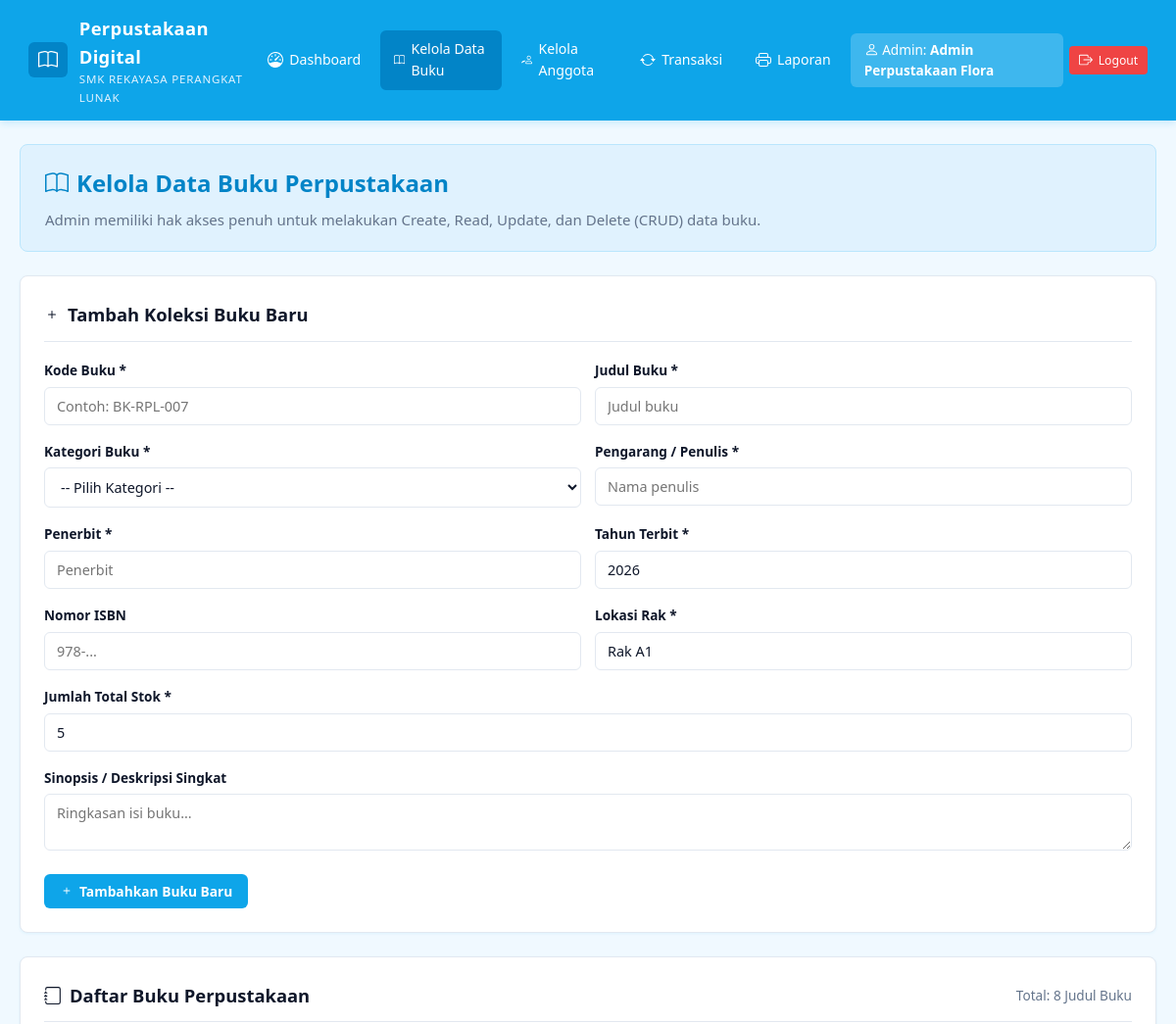
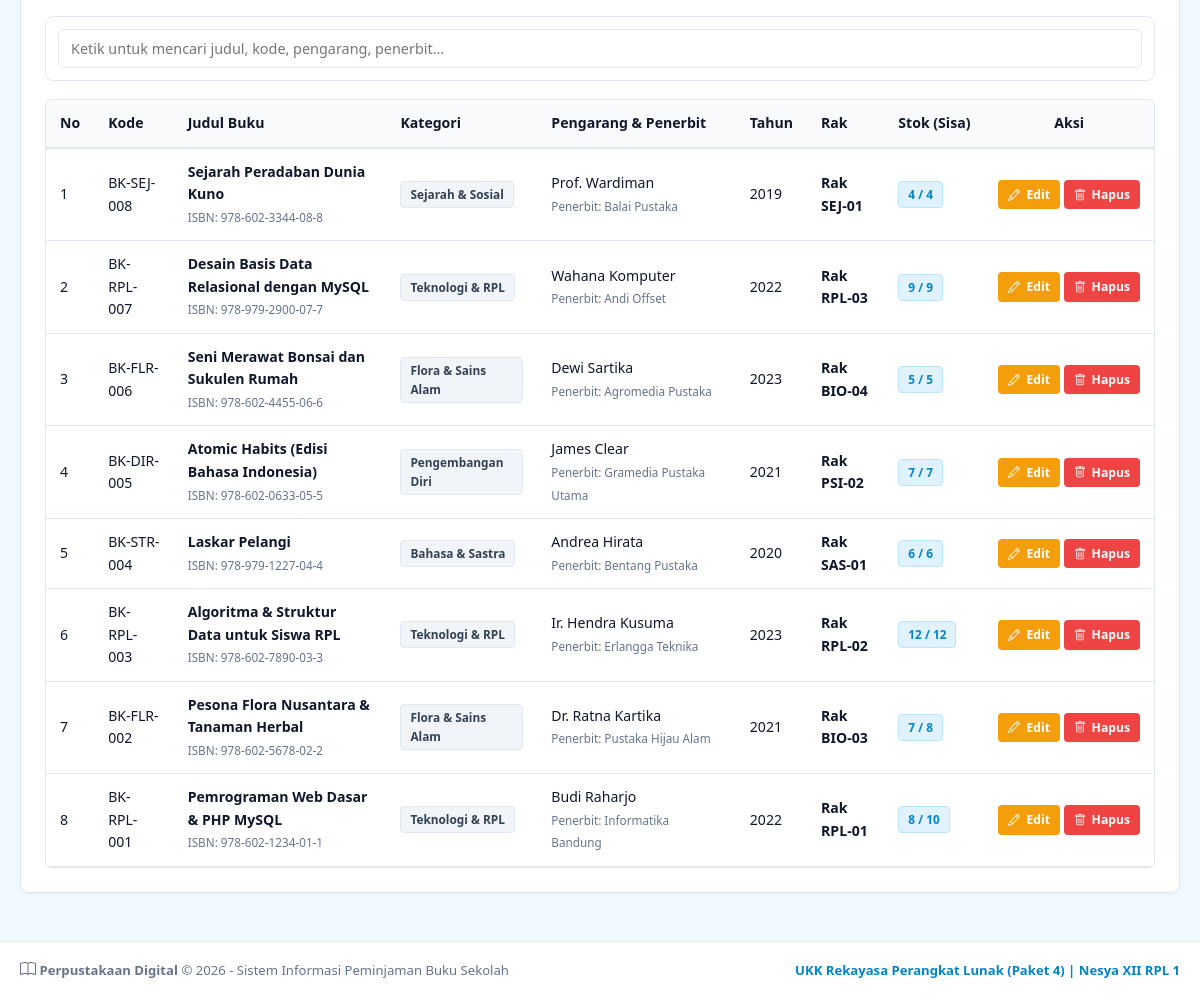
The page /buku.php (signed in) on the database its author committed (2 pictures, top to bottom).
### tables this page shows
CREATE TABLE `buku` (
  `id_buku` INT(11) NOT NULL AUTO_INCREMENT,
  `kode_buku` VARCHAR(20) NOT NULL UNIQUE,
  `judul` VARCHAR(150) NOT NULL,
  `id_kategori` INT(11) NOT NULL,
  `pengarang` VARCHAR(100) NOT NULL,
  `penerbit` VARCHAR(100) NOT NULL,
  `tahun_terbit` INT(4) NOT NULL,
  `isbn` VARCHAR(30) DEFAULT NULL,
  `jumlah_buku` INT(5) NOT NULL DEFAULT 1,
  `sisa_buku` INT(5) NOT NULL DEFAULT 1,
  `lokasi_rak` VARCHAR(30) NOT NULL DEFAULT 'Rak A1',
  `deskripsi` TEXT DEFAULT NULL,
  `gambar` VARCHAR(255) DEFAULT 'default-book.png',
  `created_at` TIMESTAMP NOT NULL DEFAULT CURRENT_TIMESTAMP,
  PRIMARY KEY (`id_buku`),
  KEY `id_kategori` (`id_kategori`),
  CONSTRAINT `fk_buku_kategori` FOREIGN KEY (`id_kategori`) REFERENCES `kategori` (`id_kategori`) ON DELETE CASCADE ON UPDATE CASCADE
);

CREATE TABLE `kategori` (
  `id_kategori` INT(11) NOT NULL AUTO_INCREMENT,
  `nama_kategori` VARCHAR(50) NOT NULL,
  `deskripsi` VARCHAR(255) DEFAULT NULL,
  PRIMARY KEY (`id_kategori`)
);

### includes/fungsi.php (called while the page is built, shortened)
<?php
require_once __DIR__ . '/icons.php';
function e($teks) {
    return htmlspecialchars((string)($teks ?? ''));
}
function q($sql) {
    global $koneksi;
    return mysqli_query($koneksi, $sql);
}
function semua($sql) {
    $hasil = q($sql);
    $data = [];
    if ($hasil) {
        while ($baris = mysqli_fetch_assoc($hasil)) {
            $data[] = $baris;
        }
    }
    return $data;
}

### buku.php (the view, shortened to what this page needs)
<?php
$role          = $_SESSION['level'];
$edit          = null;
$daftar   = semua("SELECT b.*, k.nama_kategori
                   FROM buku b
                   LEFT JOIN kategori k ON b.id_kategori = k.id_kategori
                   ORDER BY b.id_buku DESC");
require_once __DIR__ . '/includes/header.php';
?>
<div class="flora-hero" style="padding: 20px 25px;">
  <h2><?= bi('book', 24); ?> <?= $role === 'admin' ? 'Kelola Data Buku Perpustakaan' : 'Katalog Buku Perpustakaan'; ?></h2>
  <p>
    <?= $role === 'admin'
        ? 'Admin memiliki hak akses penuh untuk melakukan Create, Read, Update, dan Delete (CRUD) data buku.'
        : 'Temukan berbagai referensi buku menarik dan ajukan peminjaman secara digital.'; ?>
  </p>
</div>
<?php if ($role === 'admin'): ?>
  <div class="card">
    <div class="card-header">
      <div class="card-title">
        <?= $edit ? bi('pencil', 16) . ' Edit Data Buku' : bi('plus', 16) . ' Tambah Koleksi Buku Baru'; ?>
      </div>
    </div>
    <form action="buku.php" method="POST">
      <div class="form-row">
        <div class="form-group">
          <label class="form-label" for="kode_buku">Kode Buku *</label>
          <input type="text" name="kode_buku" id="kode_buku" class="form-control"
                 placeholder="Contoh: BK-RPL-007" required value="<?= e($edit['kode_buku'] ?? ''); ?>">
        </div>
        <div class="form-group">
          <label class="form-label" for="judul">Judul Buku *</label>
          <input type="text" name="judul" id="judul" class="form-control"
                 placeholder="Judul buku" required value="<?= e($edit['judul'] ?? ''); ?>">
        </div>
      </div>
      <div class="form-row">
        <div class="form-group">
          <label class="form-label" for="id_kategori">Kategori Buku *</label>
          <select name="id_kategori" id="id_kategori" class="form-control" required>
            <option value="">-- Pilih Kategori --</option>
          </select>
        </div>
        <div class="form-group">
          <label class="form-label" for="pengarang">Pengarang / Penulis *</label>
          <input type="text" name="pengarang" id="pengarang" class="form-control"
                 placeholder="Nama penulis" required value="<?= e($edit['pengarang'] ?? ''); ?>">
        </div>
      </div>
      <div class="form-row">
        <div class="form-group">
          <label class="form-label" for="penerbit">Penerbit *</label>
          <input type="text" name="penerbit" id="penerbit" class="form-control"
                 placeholder="Penerbit" required value="<?= e($edit['penerbit'] ?? ''); ?>">
        </div>
        <div class="form-group">
          <label class="form-label" for="tahun_terbit">Tahun Terbit *</label>
          <input type="number" name="tahun_terbit" id="tahun_terbit" class="form-control"
                 min="1990" max="2099" required value="<?= e($edit['tahun_terbit'] ?? date('Y')); ?>">
        </div>
      </div>
      <div class="form-row">
        <div class="form-group">
          <label class="form-label" for="isbn">Nomor ISBN</label>
          <input type="text" name="isbn" id="isbn" class="form-control"
                 placeholder="978-..." value="<?= e($edit['isbn'] ?? ''); ?>">
        </div>
        <div class="form-group">
          <label class="form-label" for="lokasi_rak">Lokasi Rak *</label>
          <input type="text" name="lokasi_rak" id="lokasi_rak" class="form-control"
                 placeholder="Contoh: Rak A1" required value="<?= e($edit['lokasi_rak'] ?? 'Rak A1'); ?>">
        </div>
      </div>
      <div class="form-row">
        <div class="form-group">
          <label class="form-label" for="jumlah_buku">Jumlah Total Stok *</label>
          <input type="number" name="jumlah_buku" id="jumlah_buku" class="form-control"
                 min="1" required value="<?= e($edit['jumlah_buku'] ?? 5); ?>">
        </div>
      </div>
      <div class="form-group">
        <label class="form-label" for="deskripsi">Sinopsis / Deskripsi Singkat</label>
        <textarea name="deskripsi" id="deskripsi" rows="2" class="form-control"
                  placeholder="Ringkasan isi buku..."><?= e($edit['deskripsi'] ?? ''); ?></textarea>
      </div>
      <div style="margin-top: 10px;">
        <?php if ($edit): ?>
          <button type="submit" name="edit_buku" class="btn btn-warning">
            <?= bi('pencil', 14); ?> Simpan Perubahan Buku
          </button>
        <?php else: ?>
          <button type="submit" name="tambah_buku" class="btn btn-primary">
            <?= bi('plus', 14); ?> Tambahkan Buku Baru
          </button>
        <?php endif; ?>
      </div>
    </form>
  </div>
<?php endif; ?>
<div class="card">
  <div class="card-header">
    <div class="card-title"><?= bi('journal', 18); ?> Daftar Buku Perpustakaan</div>
    <span style="font-size: 0.85rem; color: var(--text-muted);">
      Total: <?= count($daftar); ?> Judul Buku
    </span>
  </div>
  <div class="filter-bar">
    <div class="search-input-wrapper">
      <input type="text" id="tableSearch" class="form-control"
             placeholder="Ketik untuk mencari judul, kode, pengarang, penerbit...">
    </div>
  </div>
  <div class="table-responsive">
    <table class="live-table">
      <thead>
        <tr>
          <th>No</th>
          <th>Kode</th>
          <th>Judul Buku</th>
          <th>Kategori</th>
          <th>Pengarang & Penerbit</th>
          <th>Tahun</th>
          <th>Rak</th>
          <th>Stok (Sisa)</th>
          <th style="text-align: center;">Aksi</th>
        </tr>
      </thead>
      <tbody>
        <?php if (!$daftar): ?>
          <tr>
            <td colspan="9" style="text-align: center; color: var(--text-muted); padding: 25px;">
              Belum ada data buku yang tersimpan.
            </td>
          </tr>
        <?php else: $no = 1; foreach ($daftar as $b): ?>
          <tr>
            <td><?= $no++; ?></td>
            <td><code><?= e($b['kode_buku']); ?></code></td>
            <td>
              <strong><?= e($b['judul']); ?></strong>
              <?php if ($b['isbn']): ?>
                <br><small style="color: var(--text-muted);">ISBN: <?= e($b['isbn']); ?></small>
              <?php endif; ?>
            </td>
            <td><span class="badge badge-menunggu"><?= e($b['nama_kategori'] ?? 'Umum'); ?></span></td>
            <td>
              <?= e($b['pengarang']); ?><br>
              <small style="color: var(--text-muted);">Penerbit: <?= e($b['penerbit']); ?></small>
            </td>
            <td><?= $b['tahun_terbit']; ?></td>
            <td><strong><?= e($b['lokasi_rak']); ?></strong></td>
            <td>
              <span class="badge <?= $b['sisa_buku'] > 0 ? 'badge-dikembalikan' : 'badge-ditolak'; ?>">
                <?= $b['sisa_buku']; ?> / <?= $b['jumlah_buku']; ?>
              </span>
            </td>
            <td style="text-align: center; white-space: nowrap;">
              <?php if ($role === 'admin'): ?>
                <a href="buku.php?aksi=edit&id=<?= $b['id_buku']; ?>" class="btn btn-warning btn-sm">
                  <?= bi('pencil', 12); ?> Edit
                </a>
                <a href="buku.php?aksi=hapus&id=<?= $b['id_buku']; ?>" class="btn btn-danger btn-sm"
                   onclick="return confirm('Hapus buku ini?');">
                  <?= bi('trash', 12); ?> Hapus
                </a>
              <?php elseif ($b['sisa_buku'] > 0): ?>
                <a href="pinjam.php?id_buku=<?= $b['id_buku']; ?>" class="btn btn-primary btn-sm">
                  <?= bi('download', 12); ?> Pinjam
                </a>
              <?php else: ?>
                <button class="btn btn-outline btn-sm" disabled>Habis</button>
              <?php endif; ?>
            </td>
          </tr>
        <?php endforeach; endif; ?>
      </tbody>
    </table>
  </div>
</div>
<?php require_once __DIR__ . '/includes/footer.php'; ?>

### includes/icons.php (shortened to what this page needs)
<?php
function bi($name, $size = 16, $class = '') {
    $class_attr = $class ? ' ' . htmlspecialchars($class) : '';
    $style = "width: {$size}px; height: {$size}px; vertical-align: -0.15em; fill: currentColor; display: inline-block;";
    switch ($name) {
        case 'book':
        case 'buku':
            return '<svg class="bi' . $class_attr . '" style="' . $style . '" viewBox="0 0 16 16"><path d="M1 2.828c.885-.37 2.154-.769 3.388-.893 1.33-.134 2.458.063 3.112.752v9.746c-.935-.53-2.12-.603-3.213-.493-1.18.12-2.37.461-3.287.811V2.828zm7.5-.141c.654-.689 1.782-.886 3.112-.752 1.234.124 2.503.523 3.388.893v9.923c-.918-.35-2.107-.692-3.287-.81-1.094-.111-2.278-.039-3.213.492V2.687zM8 1.783C7.015.936 5.587.81 4.287.94c-1.514.153-3.042.672-3.994 1.105A.5.5 0 0 0 0 2.5v11a.5.5 0 0 0 .707.455c.882-.4 2.303-.881 3.68-1.02 1.409-.142 2.59.087 3.223.877a.5.5 0 0 0 .78 0c.633-.79 1.814-1.019 3.222-.877 1.378.139 2.8.62 3.681 1.02A.5.5 0 0 0 16 13.5v-11a.5.5 0 0 0-.293-.455c-.952-.433-2.48-.952-3.994-1.105C10.413.809 8.985.936 8 1.783z"/></svg>';
        case 'journal':
            return '<svg class="bi' . $class_attr . '" style="' . $style . '" viewBox="0 0 16 16"><path d="M3 0h10a2 2 0 0 1 2 2v12a2 2 0 0 1-2 2H3a2 2 0 0 1-2-2v-1h1v1a1 1 0 0 0 1 1h10a1 1 0 0 0 1-1V2a1 1 0 0 0-1-1H3a1 1 0 0 0-1 1v1H1V2a2 2 0 0 1 2-2z"/><path d="M1 5v-.5a.5.5 0 0 1 1 0V5h.5a.5.5 0 0 1 0 1h-2a.5.5 0 0 1 0-1H1zm0 3v-.5a.5.5 0 0 1 1 0V8h.5a.5.5 0 0 1 0 1h-2a.5.5 0 0 1 0-1H1zm0 3v-.5a.5.5 0 0 1 1 0v.5h.5a.5.5 0 0 1 0 1h-2a.5.5 0 0 1 0-1H1z"/></svg>';
        case 'dashboard':
        case 'speedometer':
            return '<svg class="bi' . $class_attr . '" style="' . $style . '" viewBox="0 0 16 16"><path d="M8 2a.5.5 0 0 1 .5.5V4a.5.5 0 0 1-1 0V2.5A.5.5 0 0 1 8 2zM3.732 3.732a.5.5 0 0 1 .707 0l.915.914a.5.5 0 1 1-.708.708l-.914-.915a.5.5 0 0 1 0-.707zM2 8a.5.5 0 0 1 .5-.5h1.586a.5.5 0 0 1 0 1H2.5A.5.5 0 0 1 2 8zm9.5 0a.5.5 0 0 1 .5-.5h1.5a.5.5 0 0 1 0 1H12a.5.5 0 0 1-.5-.5zm.754-4.246a.389.389 0 0 0-.527-.02L7.547 7.31A.91.91 0 1 0 8.85 8.569l3.434-4.297a.389.389 0 0 0-.029-.518z"/><path fill-rule="evenodd" d="M6.664 15.889A8 8 0 1 1 9.336.11a8 8 0 0 1-2.672 15.78zm-4.665-4.283A11.945 11.945 0 0 1 8 10c2.186 0 4.236.585 6.001 1.606a7 7 0 1 0-12.002 0z"/></svg>';
        case 'people':
        case 'anggota':
            return '<svg class="bi' . $class_attr . '" style="' . $style . '" viewBox="0 0 16 16"><path d="M15 14s1 0 1-1-1-4-5-4-5 3-5 4 1 1 1 1h8Zm-7.978-1A.261.261 0 0 1 7 12.996c.001-.264.167-1.03.76-1.72C8.312 10.629 9.282 10 11 10c1.717 0 2.687.63 3.24 1.276.593.69.758 1.457.76 1.72l-.008.002a.274.274 0 0 1-.014.002H7.022ZM11 7a2 2 0 1 0 0-4 2 2 0 0 0 0 4Zm3-2a3 3 0 1 1-6 0 3 3 0 0 1 6 0ZM6.936 9.28a5.88 5.88 0 0 0-1.23-.247A7.35 7.35 0 0 0 5 9c-4 0-5 3-5 4 1 1 1 1h4.216A2.238 2.238 0 0 1 5 13c0-1.01.377-2.042 1.09-2.904.243-.294.526-.569.846-.816ZM4.92 10A5.493 5.493 0 0 0 4 13H1c0-.26.164-1.03.76-1.724.545-.636 1.492-1.256 3.16-1.275ZM1.5 5.5a3 3 0 1 1 6 0 3 3 0 0 1-6 0Zm3-2a2 2 0 1 0 0 4 2 2 0 0 0 0-4Z"/></svg>';
        case 'person':
        case 'user':
            return '<svg class="bi' . $class_attr . '" style="' . $style . '" viewBox="0 0 16 16"><path d="M8 8a3 3 0 1 0 0-6 3 3 0 0 0 0 6Zm2-3a2 2 0 1 1-4 0 2 2 0 0 1 4 0Zm4 8c0 1-1 1-1 1H3s-1 0-1-1 1-4 6-4 6 3 6 4Zm-1-.004c-.001-.246-.154-.986-.832-1.664C11.516 10.68 10.289 10 8 10c-2.29 0-3.516.68-4.168 1.332-.678.678-.83 1.418-.832 1.664h10Z"/></svg>';
        case 'arrow-repeat':
        case 'transaksi':
            return '<svg class="bi' . $class_attr . '" style="' . $style . '" viewBox="0 0 16 16"><path d="M11.534 7h3.932a.25.25 0 0 1 .192.41l-1.966 2.36a.25.25 0 0 1-.384 0l-1.966-2.36a.25.25 0 0 1 .192-.41zm-11 2h3.932a.25.25 0 0 0 .192-.41L2.692 6.23a.25.25 0 0 0-.384 0L.342 8.59A.25.25 0 0 0 .534 9z"/><path fill-rule="evenodd" d="M8 3c-1.552 0-2.94.707-3.857 1.818a.5.5 0 1 1-.771-.636A6.002 6.002 0 0 1 13.917 7H12.9A5.002 5.002 0 0 0 8 3zM3.1 9a5.002 5.002 0 0 0 8.757 2.182.5.5 0 1 1 .771.636A6.002 6.002 0 0 1 2.083 9H3.1z"/></svg>';
        case 'printer':
        case 'laporan':
            return '<svg class="bi' . $class_attr . '" style="' . $style . '" viewBox="0 0 16 16"><path d="M2.5 8a.5.5 0 1 0 0-1 .5.5 0 0 0 0 1z"/><path d="M5 1a2 2 0 0 0-2 2v2H2a2 2 0 0 0-2 2v3a2 2 0 0 0 2 2h1v1a2 2 0 0 0 2 2h6a2 2 0 0 0 2-2v-1h1a2 2 0 0 0 2-2V7a2 2 0 0 0-2-2h-1V3a2 2 0 0 0-2-2H5zM4 3a1 1 0 0 1 1-1h6a1 1 0 0 1 1 1v2H4V3zm1 5a2 2 0 0 0-2 2v1H2a1 1 0 0 1-1-1V7a1 1 0 0 1 1-1h12a1 1 0 0 1 1 1v3a1 1 0 0 1-1 1h-1v-1a2 2 0 0 0-2-2H5zm7 2v3a1 1 0 0 1-1 1H5a1 1 0 0 1-1-1v-3a1 1 0 0 1 1-1h6a1 1 0 0 1 1 1z"/></svg>';
        case 'box-arrow-right':
        case 'logout':
            return '<svg class="bi' . $class_attr . '" style="' . $style . '" viewBox="0 0 16 16"><path fill-rule="evenodd" d="M10 12.5a.5.5 0 0 1-.5.5h-8a.5.5 0 0 1-.5-.5v-9a.5.5 0 0 1 .5-.5h8a.5.5 0 0 1 .5.5v2a.5.5 0 0 0 1 0v-2A1.5 1.5 0 0 0 9.5 2h-8A1.5 1.5 0 0 0 0 3.5v9A1.5 1.5 0 0 0 1.5 14h8a1.5 1.5 0 0 0 1.5-1.5v-2a.5.5 0 0 0-1 0v2z"/><path fill-rule="evenodd" d="M15.854 8.354a.5.5 0 0 0 0-.708l-3-3a.5.5 0 0 0-.708.708L14.293 7.5H5.5a.5.5 0 0 0 0 1h8.793l-2.147 2.146a.5.5 0 0 0 .708.708l3-3z"/></svg>';
        case 'plus':
        case 'tambah':
            return '<svg class="bi' . $class_attr . '" style="' . $style . '" viewBox="0 0 16 16"><path d="M8 4a.5.5 0 0 1 .5.5v3h3a.5.5 0 0 1 0 1h-3v3a.5.5 0 0 1-1 0v-3h-3a.5.5 0 0 1 0-1h3v-3A.5.5 0 0 1 8 4z"/></svg>';
        case 'pencil':
        case 'edit':
            return '<svg class="bi' . $class_attr . '" style="' . $style . '" viewBox="0 0 16 16"><path d="M12.146.146a.5.5 0 0 1 .708 0l3 3a.5.5 0 0 1 0 .708l-10 10a.5.5 0 0 1-.168.11l-5 2a.5.5 0 0 1-.65-.65l2-5a.5.5 0 0 1 .11-.168l10-10zM11.207 2.5 13.5 4.793 14.793 3.5 12.5 1.207 11.207 2.5zm1.586 3L10.5 3.207 4 9.707V10h.5a.5.5 0 0 1 .5.5v.5h.5a.5.5 0 0 1 .5.5v.5h.293l6.5-6.5zm-9.761 5.175-.106.106-1.528 3.821 3.821-1.528.106-.106A.5.5 0 0 1 5 12.5V12h-.5a.5.5 0 0 1-.5-.5V11h-.5a.5.5 0 0 1-.468-.325z"/></svg>';
        case 'trash':
        case 'hapus':
            return '<svg class="bi' . $class_attr . '" style="' . $style . '" viewBox="0 0 16 16"><path d="M5.5 5.5A.5.5 0 0 1 6 6v6a.5.5 0 0 1-1 0V6a.5.5 0 0 1 .5-.5zm2.5 0a.5.5 0 0 1 .5.5v6a.5.5 0 0 1-1 0V6a.5.5 0 0 1 .5-.5zm3 .5a.5.5 0 0 0-1 0v6a.5.5 0 0 0 1 0V6z"/><path fill-rule="evenodd" d="M14.5 3a1 1 0 0 1-1 1H13v9a2 2 0 0 1-2 2H5a2 2 0 0 1-2-2V4h-.5a1 1 0 0 1-1-1V2a1 1 0 0 1 1-1H6a1 1 0 0 1 1-1h2a1 1 0 0 1 1 1h3.5a1 1 0 0 1 1 1v1zM4.118 4 4 4.059V13a1 1 0 0 0 1 1h6a1 1 0 0 0 1-1V4.059L11.882 4H4.118zM2.5 3V2h11v1h-11z"/></svg>';
    }
}
?>

### rows shown on the page
buku: kode_buku "BK-SEJ-008", judul "Sejarah Peradaban Dunia Kuno", isbn "978-602-3344-08-8", id_kategori.nama_kategori "Sejarah & Sosial", pengarang "Prof. Wardiman", penerbit "Balai Pustaka", tahun_terbit "2019", lokasi_rak "Rak SEJ-01", sisa_buku "4", jumlah_buku "4"
buku: kode_buku "BK-RPL-007", judul "Desain Basis Data Relasional dengan MySQL", isbn "978-979-2900-07-7", id_kategori.nama_kategori "Teknologi & RPL", pengarang "Wahana Komputer", penerbit "Andi Offset", tahun_terbit "2022", lokasi_rak "Rak RPL-03", sisa_buku "9", jumlah_buku "9"
buku: kode_buku "BK-FLR-006", judul "Seni Merawat Bonsai dan Sukulen Rumah", isbn "978-602-4455-06-6", id_kategori.nama_kategori "Flora & Sains Alam", pengarang "Dewi Sartika", penerbit "Agromedia Pustaka", tahun_terbit "2023", lokasi_rak "Rak BIO-04", sisa_buku "5", jumlah_buku "5"
buku: kode_buku "BK-DIR-005", judul "Atomic Habits (Edisi Bahasa Indonesia)", isbn "978-602-0633-05-5", id_kategori.nama_kategori "Pengembangan Diri", pengarang "James Clear", penerbit "Gramedia Pustaka Utama", tahun_terbit "2021", lokasi_rak "Rak PSI-02", sisa_buku "7", jumlah_buku "7"
buku: kode_buku "BK-STR-004", judul "Laskar Pelangi", isbn "978-979-1227-04-4", id_kategori.nama_kategori "Bahasa & Sastra", pengarang "Andrea Hirata", penerbit "Bentang Pustaka", tahun_terbit "2020", lokasi_rak "Rak SAS-01", sisa_buku "6", jumlah_buku "6"
buku: kode_buku "BK-RPL-003", judul "Algoritma & Struktur Data untuk Siswa RPL", isbn "978-602-7890-03-3", id_kategori.nama_kategori "Teknologi & RPL", pengarang "Ir. Hendra Kusuma", penerbit "Erlangga Teknika", tahun_terbit "2023", lokasi_rak "Rak RPL-02", sisa_buku "12", jumlah_buku "12"
buku: kode_buku "BK-FLR-002", judul "Pesona Flora Nusantara & Tanaman Herbal", isbn "978-602-5678-02-2", id_kategori.nama_kategori "Flora & Sains Alam", pengarang "Dr. Ratna Kartika", penerbit "Pustaka Hijau Alam", tahun_terbit "2021", lokasi_rak "Rak BIO-03", sisa_buku "7", jumlah_buku "8"
buku: kode_buku "BK-RPL-001", judul "Pemrograman Web Dasar & PHP MySQL", isbn "978-602-1234-01-1", id_kategori.nama_kategori "Teknologi & RPL", pengarang "Budi Raharjo", penerbit "Informatika Bandung", tahun_terbit "2022", lokasi_rak "Rak RPL-01", sisa_buku "8", jumlah_buku "10"

### other values the page prints
$label "Dashboard"
$label "Kelola Data Buku"
$label "Kelola Anggota"
$label "Transaksi"
$label "Laporan"
$nama "Admin Perpustakaan Flora"
count($daftar) "8"
